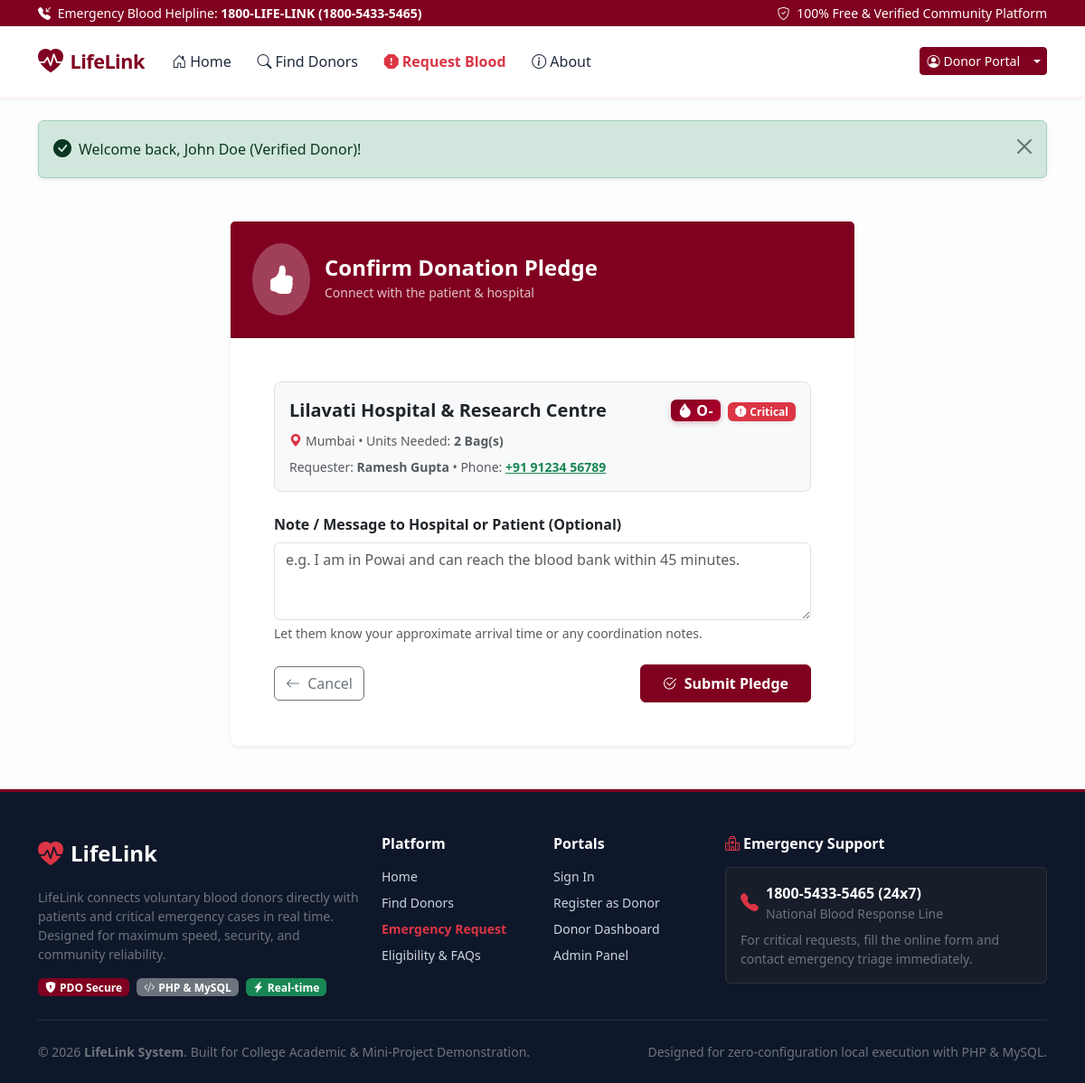
The page /donor/respond.php?request_id=1 (signed in) on the database its author committed.
### tables this page shows
CREATE TABLE `blood_requests` (
  `id` INT AUTO_INCREMENT PRIMARY KEY,
  `requester_name` VARCHAR(100) NOT NULL,
  `requester_contact` VARCHAR(20) NOT NULL,
  `blood_group` ENUM('A+', 'A-', 'B+', 'B-', 'AB+', 'AB-', 'O+', 'O-') NOT NULL,
  `city` VARCHAR(100) NOT NULL,
  `hospital_name` VARCHAR(150) NOT NULL,
  `units_needed` INT NOT NULL DEFAULT 1,
  `urgency` ENUM('normal', 'critical') NOT NULL DEFAULT 'normal',
  `status` ENUM('open', 'fulfilled', 'cancelled') NOT NULL DEFAULT 'open',
  `user_id` INT DEFAULT NULL,
  `created_at` TIMESTAMP DEFAULT CURRENT_TIMESTAMP,
  CONSTRAINT `fk_request_user` FOREIGN KEY (`user_id`) REFERENCES `users` (`id`) ON DELETE SET NULL
);

### donor/respond.php (the view, shortened to what this page needs)
<?php
require_once __DIR__ . '/../config/db.php';
$requestId = (int) ($_GET['request_id'] ?? $_POST['request_id'] ?? 0);
$rStmt = $pdo->prepare("SELECT * FROM blood_requests WHERE id = ? LIMIT 1");
$rStmt->execute([$requestId]);
$request = $rStmt->fetch();
require_once __DIR__ . '/../includes/header.php';
?>
<div class="row justify-content-center py-4">
    <div class="col-lg-7">
        <div class="card shadow-sm border-0 rounded-3">
            <div class="card-header bg-burgundy text-white p-4">
                <div class="d-flex align-items-center">
                    <div class="p-3 bg-white bg-opacity-25 rounded-circle me-3">
                        <i class="bi bi-hand-thumbs-up-fill fs-2 text-white"></i>
                    </div>
                    <div>
                        <h4 class="fw-bold mb-0">Confirm Donation Pledge</h4>
                        <span class="small text-white text-opacity-75">Connect with the patient & hospital</span>
                    </div>
                </div>
            </div>
            <div class="card-body p-4 p-md-5">
                <div class="p-3 bg-light rounded-3 border mb-4">
                    <div class="d-flex justify-content-between align-items-center mb-2">
                        <span class="fw-bold fs-5 text-dark"><?= e($request['hospital_name']) ?></span>
                        <div>
                            <?= blood_badge($request['blood_group']) ?>
                            <span class="ms-1"><?= urgency_badge($request['urgency']) ?></span>
                        </div>
                    </div>
                    <div class="small text-muted mb-2">
                        <i class="bi bi-geo-alt-fill text-danger me-1"></i><?= e($request['city']) ?> &bull;
                        Units Needed: <strong><?= (int)$request['units_needed'] ?> Bag(s)</strong>
                    </div>
                    <div class="small text-muted">
                        Requester: <strong><?= e($request['requester_name']) ?></strong> &bull;
                        Phone: <a href="tel:<?= e($request['requester_contact']) ?>" class="fw-bold text-success"><?= e($request['requester_contact']) ?></a>
                    </div>
                </div>
                <form action="respond.php" method="POST">
                    <div class="mb-4">
                        <label for="message" class="form-label fw-semibold">Note / Message to Hospital or Patient (Optional)</label>
                        <textarea class="form-control" id="message" name="message" rows="3" placeholder="e.g. I am in Powai and can reach the blood bank within 45 minutes."></textarea>
                        <div class="form-text small">Let them know your approximate arrival time or any coordination notes.</div>
                    </div>
                    <div class="d-flex justify-content-between align-items-center">
                        <a href="dashboard.php" class="btn btn-outline-secondary">
                            <i class="bi bi-arrow-left me-1"></i> Cancel
                        </a>
                        <button type="submit" class="btn btn-burgundy px-4 py-2 fw-bold">
                            <i class="bi bi-check2-circle me-1"></i> Submit Pledge
                        </button>
                    </div>
                </form>
            </div>
        </div>
    </div>
</div>
<?php require_once __DIR__ . '/../includes/footer.php'; ?>

### includes/functions.php (shortened to what this page needs)
<?php
function e(?string $string): string {
    return htmlspecialchars((string) $string, ENT_QUOTES, 'UTF-8');
}
function get_flash(): ?array {
    if (isset($_SESSION['flash'])) {
        $flash = $_SESSION['flash'];
        return $flash;
    }
    return null;
}
function display_flash(): void {
    $flash = get_flash();
    if ($flash) {
        $type = e($flash['type']);
        $message = e($flash['message']);
        $icon = match ($type) {
            'success' => 'bi-check-circle-fill',
            'danger'  => 'bi-exclamation-triangle-fill',
            'warning' => 'bi-exclamation-diamond-fill',
            default   => 'bi-info-circle-fill',
        };
        echo <<<HTML
        <div class="alert alert-{$type} alert-dismissible fade show shadow-sm d-flex align-items-center mb-4" role="alert">
            <i class="bi {$icon} fs-5 me-2"></i>
            <div>{$message}</div>
            <button type="button" class="btn-close ms-auto" data-bs-dismiss="alert" aria-label="Close"></button>
        </div>
HTML;
    }
}
function urgency_badge(string $urgency): string {
    if (strtolower($urgency) === 'critical') {
        return '<span class="badge bg-danger text-white px-2 py-1 shadow-sm pulse-badge"><i class="bi bi-exclamation-octagon-fill me-1"></i>Critical</span>';
    }
    return '<span class="badge bg-secondary text-white px-2 py-1">Normal</span>';
}
function blood_badge(string $bloodGroup): string {
    return '<span class="badge blood-badge text-white px-2 py-1 fs-6"><i class="bi bi-droplet-fill me-1"></i>' . e($bloodGroup) . '</span>';
}

### assets/css/style.css (style rules this page uses)
:root { --ll-primary: #800020; --ll-primary-hover: #5d0017; --ll-primary-light: #fff0f3; --ll-accent: #b3002d; --ll-dark: #1e293b; --ll-muted: #64748b; --ll-light: #f8fafc; --ll-border: #e2e8f0; --ll-shadow-sm: 0 2px 4px rgba(0, 0, 0, 0.04); --ll-shadow: 0 10px 15px -3px rgba(0, 0, 0, 0.08), 0 4px 6px -2px rgba(0, 0, 0, 0.04); --ll-shadow-lg: 0 20px 25px -5px rgba(0, 0, 0, 0.1), 0 10px 10px -5px rgba(0, 0, 0, 0.04); --ll-transition: all 0.25s cubic-bezier(0.4, 0, 0.2, 1); }
body { background-color: #fcfdfe; color: var(--ll-dark); font-family: system-ui, -apple-system, 'Segoe UI', Roboto, Helvetica, Arial, sans-serif; min-height: 100vh; display: flex; flex-direction: column; }
.bg-burgundy { background-color: var(--ll-primary) !important; color: #ffffff !important; }
.btn-burgundy { background-color: var(--ll-primary); border-color: var(--ll-primary); color: #ffffff; font-weight: 500; transition: var(--ll-transition); }
.blood-badge { background: linear-gradient(135deg, #800020 0%, #b3002d 100%); font-weight: 600; letter-spacing: 0.5px; box-shadow: 0 2px 6px rgba(128, 0, 32, 0.25); border-radius: 6px; }
.pulse-badge { animation: critical-pulse 1.8s infinite; }

### rows shown on the page
blood_requests: hospital_name "Lilavati Hospital & Research Centre", blood_group "O-", city "Mumbai", units_needed "2", requester_name "Ramesh Gupta", requester_contact "+91 91234 56789"

### other values the page prints
$message "Welcome back, John Doe (Verified Donor)!"
